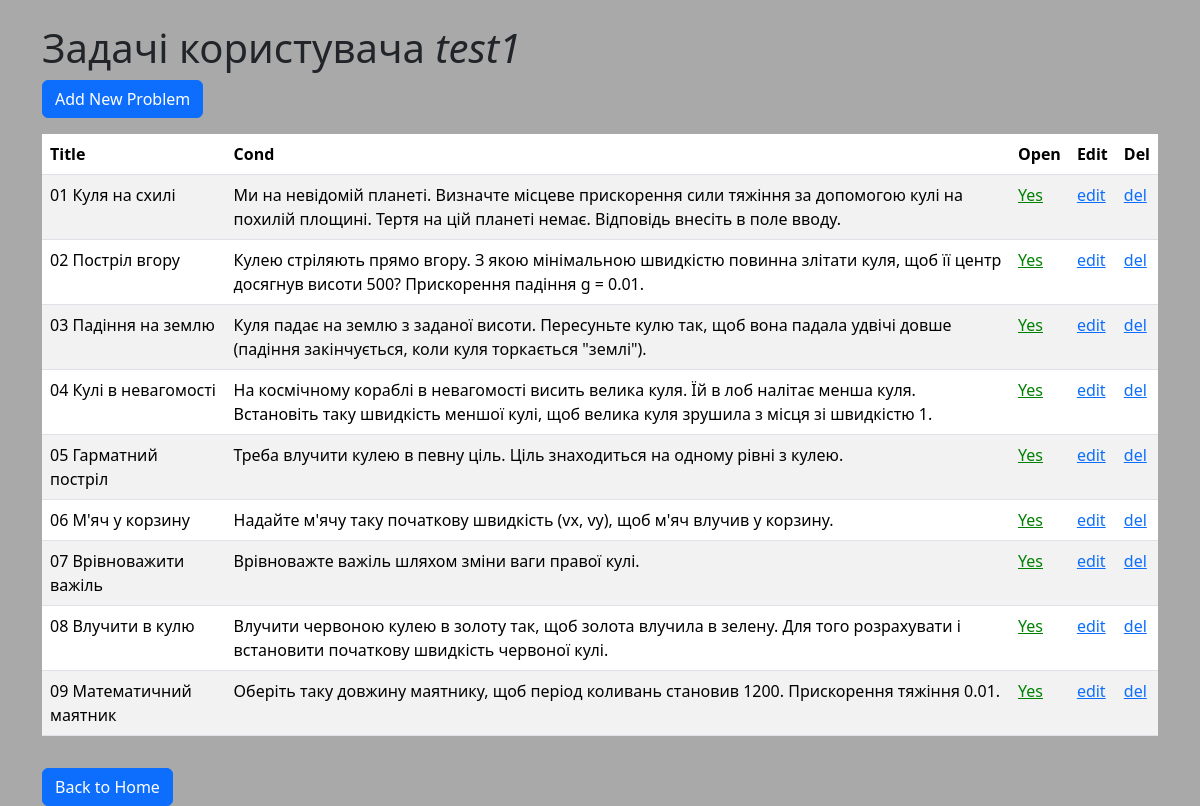
/admin (signed in), run on an earlier commit of the app's database.
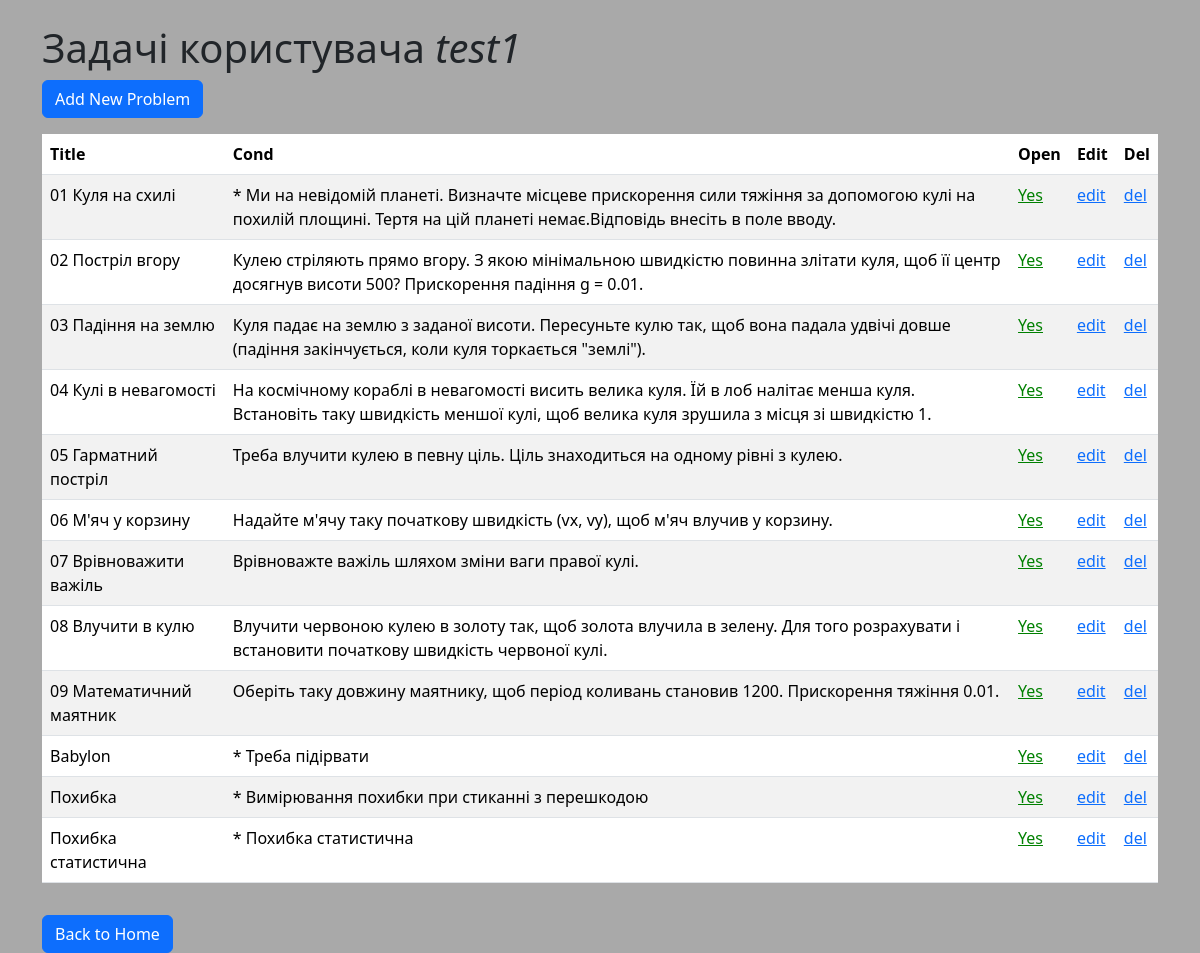
And on a later commit of the database.
### web_macro_mech/models.py (models this page shows)
class Base(DeclarativeBase):
    pass

class Problem(Base):
    __tablename__ = "problems"
    id: Mapped[int] = mapped_column(primary_key=True)
    title: Mapped[str] = mapped_column(String(150), nullable=False)
    cond: Mapped[str] = mapped_column(Text, nullable=False)
    init: Mapped[str] = mapped_column(Text, nullable=False)
    answer: Mapped[str] = mapped_column(Text, nullable=False)
    isOpen: Mapped[bool] = mapped_column(Boolean, default=True)
    username: Mapped[str] = mapped_column(ForeignKey("users.username"))
    user: Mapped["User"] = relationship(back_populates="problems")

### web_macro_mech/routes/main.py (the view)
@main_bp.route('/admin', methods=['GET'])
@login_required
def admin():
    with SessionLocal() as db:
        problems = db.query(Problem).filter(Problem.username == current_user.username).all()
        return render_template('admin.html', problems=problems)

### web_macro_mech/__init__.py (called while the page is built)
@login_manager.user_loader
def load_user(user_id):
    with SessionLocal() as session:
        return session.get(User, int(user_id))

### web_macro_mech/templates/admin.html (shortened to what this page needs)
<!DOCTYPE html>
<html lang="en">
<head>
    <link href="https://cdn.jsdelivr.net/npm/bootstrap@5.3.3/dist/css/bootstrap.min.css" rel="stylesheet"
>
    <link rel="stylesheet" href="static/index.css" />
</head>
<body>
    <div class="container">
        <h1 class="mt-4">Задачі користувача <i>{{current_user.username}}</i></h1>
        <div>
            <a href="{{ url_for('main.add_prob') }}" class="btn btn-primary">Add New Problem</a>
        </div>
        <table class="table table-striped mt-3">
            <thead>
                <tr>
                    <th>Title</th>
                    <th>Cond</th>
                    <th>Open</th>
                    <th>Edit</th>
                    <th>Del</th>
                </tr>
            </thead>
            <tbody>
                {% for problem in problems %}
                <tr>
                    <td>{{ problem.title }}</td>
                    <td>{{ problem.cond }}</td>
                    {% set color = 'green' if problem.isOpen else 'black'  %}
                    {% set yesNo = 'Yes' if problem.isOpen else 'No'  %}
                    <td>
                        <a href="{{ url_for('main.switch', id=problem.id ) }}"
                           style="color: {{ color }}">{{yesNo}}</a>
                    </td>
                    <td><a href="{{ url_for('main.edit_prob', id=problem.id ) }}">edit</a></td>
                    <td><a href="{{ url_for('main.del_prob', id=problem.id ) }}">del</a></td>
                </tr>
                {% endfor %}
            </tbody>
        </table>
        <a href="{{ url_for('main.index') }}" class="btn btn-primary mt-3">Back to Home</a>
    </div>
</body>
</html>

What changed in the data, as far as the page shows it:
changed Problem "01 Куля на схилі": cond "Ми на невідомій планеті. Визначте місцеве прискорення сили тяжіння за допомогою кулі на похилій площині. Тертя на цій планеті немає. Відповідь внесіть в поле вводу." → "* Ми на невідомій планеті. Визначте місцеве прискорення сили тяжіння за допомогою кулі на похилій площині. Тертя на цій планеті немає.Відповідь внесіть в поле вводу."
added Problem: title "Babylon", cond "* Треба підірвати", yesNo "Yes"
added Problem: title "Похибка", cond "* Вимірювання похибки при стиканні з перешкодою", yesNo "Yes"
added Problem: title "Похибка статистична", cond "* Похибка статистична", yesNo "Yes"
